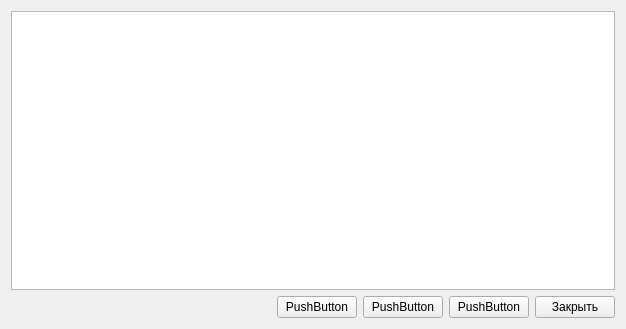
<?xml version="1.0" encoding="UTF-8"?>
<ui version="4.0">
 <class>all_sales_form</class>
 <widget class="QWidget" name="all_sales_form">
  <property name="geometry">
   <rect>
    <x>0</x>
    <y>0</y>
    <width>626</width>
    <height>329</height>
   </rect>
  </property>
  <property name="windowTitle">
   <string>Form</string>
  </property>
  <layout class="QGridLayout" name="gridLayout">
   <item row="0" column="0" colspan="6">
    <widget class="QTableWidget" name="sales_table"/>
   </item>
   <item row="1" column="5">
    <widget class="QPushButton" name="close_btn">
     <property name="minimumSize">
      <size>
       <width>40</width>
       <height>20</height>
      </size>
     </property>
     <property name="text">
      <string>Закрыть</string>
     </property>
    </widget>
   </item>
   <item row="1" column="1">
    <spacer name="horizontalSpacer">
     <property name="orientation">
      <enum>Qt::Horizontal</enum>
     </property>
     <property name="sizeType">
      <enum>QSizePolicy::MinimumExpanding</enum>
     </property>
     <property name="sizeHint" stdset="0">
      <size>
       <width>40</width>
       <height>20</height>
      </size>
     </property>
    </spacer>
   </item>
   <item row="1" column="4">
    <widget class="QPushButton" name="pushButton">
     <property name="minimumSize">
      <size>
       <width>40</width>
       <height>20</height>
      </size>
     </property>
     <property name="text">
      <string>PushButton</string>
     </property>
    </widget>
   </item>
   <item row="1" column="3">
    <widget class="QPushButton" name="pushButton_2">
     <property name="minimumSize">
      <size>
       <width>40</width>
       <height>20</height>
      </size>
     </property>
     <property name="text">
      <string>PushButton</string>
     </property>
    </widget>
   </item>
   <item row="1" column="2">
    <widget class="QPushButton" name="pushButton_3">
     <property name="minimumSize">
      <size>
       <width>40</width>
       <height>20</height>
      </size>
     </property>
     <property name="text">
      <string>PushButton</string>
     </property>
    </widget>
   </item>
  </layout>
 </widget>
 <resources/>
 <connections>
  <connection>
   <sender>close_btn</sender>
   <signal>clicked()</signal>
   <receiver>all_sales_form</receiver>
   <slot>close()</slot>
   <hints>
    <hint type="sourcelabel">
     <x>468</x>
     <y>353</y>
    </hint>
    <hint type="destinationlabel">
     <x>371</x>
     <y>242</y>
    </hint>
   </hints>
  </connection>
 </connections>
</ui>
